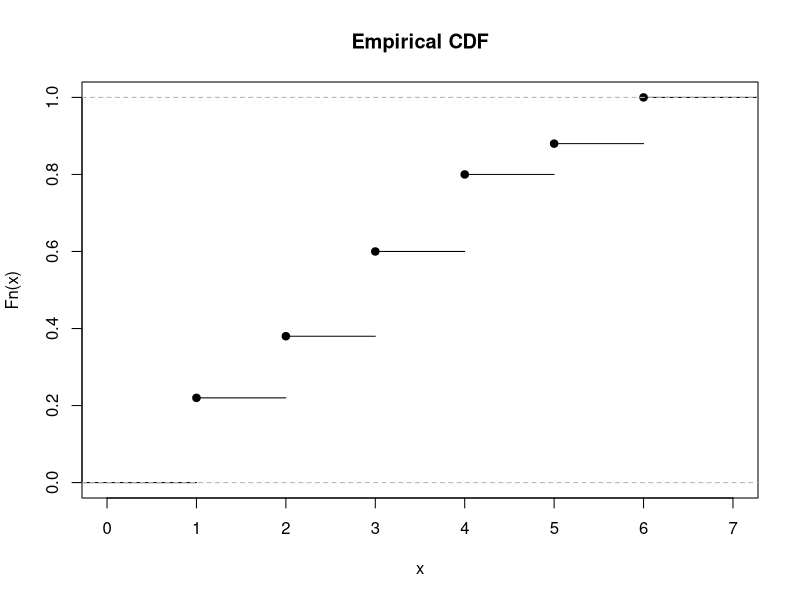
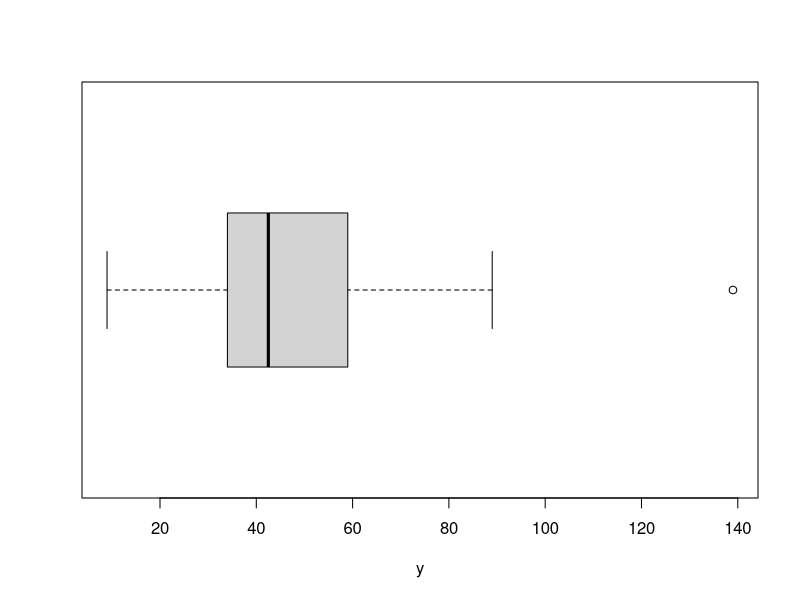
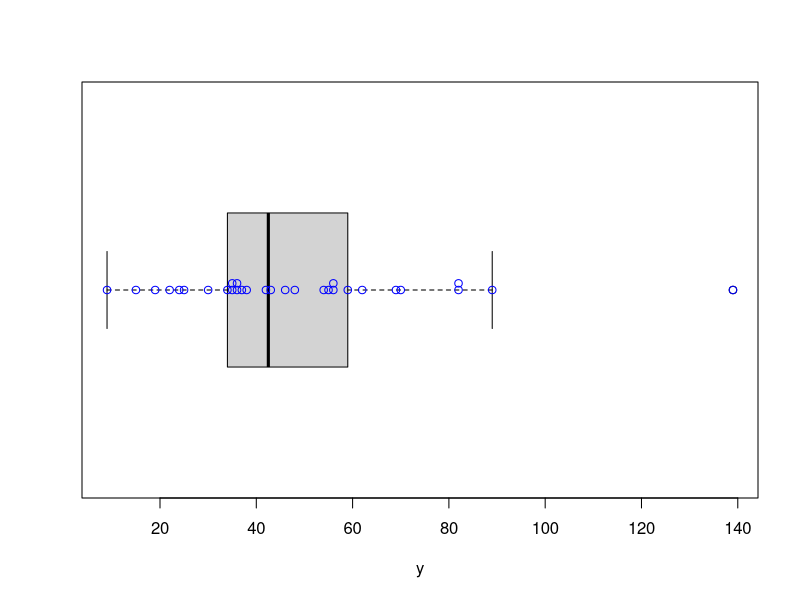

These charts were generated, in order, by the following R code:
## ---- chunk 1
x <- c(1, 3, 1, 6, 2, 6, 4, 6, 3, 3, 4, 3, 1, 4, 4, 1, 4, 5, 3, 5,
4, 1, 1, 1, 5, 4, 3, 2, 1, 4, 6, 4, 3, 2, 2, 2, 3, 6, 1, 2, 2, 3, 5, 3,
1, 3, 6, 2, 4, 1)
x
## ---- chunk 2
df <- as.data.frame(table(x))
df
## ---- chunk 3
plot(ecdf(x), main = "Empirical CDF")

## ---- chunk 4
mean(x)
var(x)
sd(x)
median(x)
range(x)
## ---- chunk 5
y <- c (70, 36, 43, 69, 82, 48, 34, 62, 35, 15, 59, 139, 46, 37, 42, 30, 55, 56, 36, 82, 38, 89, 54, 25, 35, 24, 22, 9, 56, 19)
y

## ---- chunk 6
median(y)

## ---- chunk 7
q1 <- quantile(y, 0.25, names = FALSE, type = 1)
q1
## ---- chunk 8
q3 <- quantile(y, 0.75, names = FALSE, type = 1)
q3
## ---- chunk 9
IQR <- q3 - q1
IQR
## ---- chunk 10
ex1 <- q1-1.5*IQR
ex2 <- q3+1.5*IQR
c(ex1, ex2)

outliers <- y[y < ex1 | y > ex2]
outliers
## ---- chunk 11
boxplot(y, xlab="y", horizontal = TRUE)
## ---- chunk 12
boxplot(y, xlab="y", horizontal = TRUE)
stripchart(y, vertical = FALSE, method = "stack", pch = 1, col = "blue", add = TRUE)
